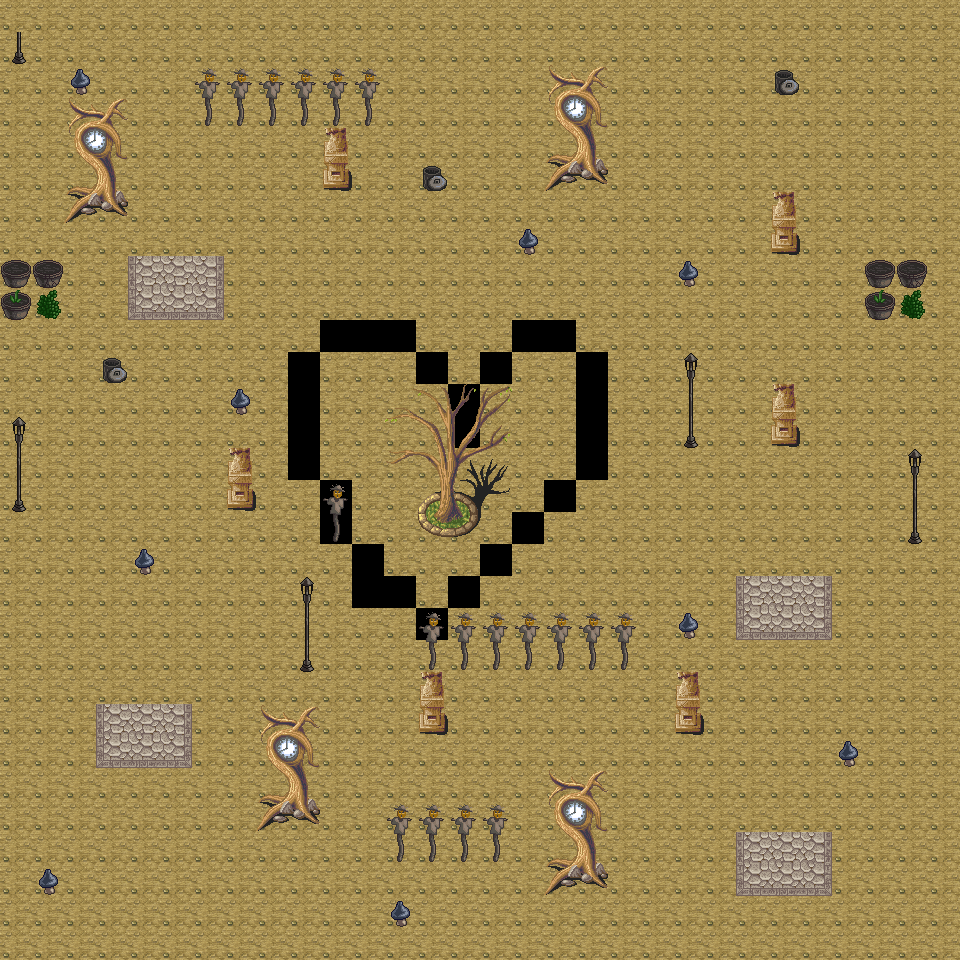

This is a level from a 2D game, rendered from its Tiled map with the project's own tilesets. A one-line summary and the complete map file follow:
An orthogonal 30x30 tile map with 32x32 px tiles, 3 tile layers (Calque 1, Calque 2, Calque 3).

<map version="1.4" tiledversion="1.4.3" orientation="orthogonal" renderorder="right-down" width="30" height="30" tilewidth="32" tileheight="32" infinite="0" nextlayerid="4" nextobjectid="1">
 <tileset firstgid="1" source="../tilesets/hyptosis_tile-art-batch-5.tsx" />
 <layer id="1" name="Calque 1" width="30" height="30">
  <data encoding="csv">
2,2,2,2,2,2,2,2,2,2,2,2,2,2,2,2,2,2,2,2,2,2,2,2,2,2,2,2,2,2,
2,2,2,2,2,2,2,2,2,2,2,2,2,2,2,2,2,2,2,2,2,2,2,2,2,2,2,2,2,2,
2,2,2,2,2,2,2,2,2,2,2,2,2,2,2,2,2,2,2,2,2,2,2,2,2,2,2,2,2,2,
2,2,2,2,2,2,2,2,2,2,2,2,2,2,2,2,2,2,2,2,2,2,2,2,2,2,2,2,2,2,
2,2,2,2,2,2,2,2,2,2,2,2,2,2,2,2,2,2,2,2,2,2,2,2,2,2,2,2,2,2,
2,2,2,2,2,2,2,2,2,2,2,2,2,2,2,2,2,2,2,2,2,2,2,2,2,2,2,2,2,2,
2,2,2,2,2,2,2,2,2,2,2,2,2,2,2,2,2,2,2,2,2,2,2,2,2,2,2,2,2,2,
2,2,2,2,2,2,2,2,2,2,2,2,2,2,2,2,2,2,2,2,2,2,2,2,2,2,2,2,2,2,
2,2,2,2,5,6,7,2,2,2,2,2,2,2,2,2,2,2,2,2,2,2,2,2,2,2,2,2,2,2,
2,2,2,2,35,36,37,2,2,2,2,2,2,2,2,2,2,2,2,2,2,2,2,2,2,2,2,2,2,2,
2,2,2,2,2,2,2,2,2,2,1,1,1,2,2,2,1,1,2,2,2,2,2,2,2,2,2,2,2,2,
2,2,2,2,2,2,2,2,2,1,2,2,2,1,2,1,2,2,1,2,2,2,2,2,2,2,2,2,2,2,
2,2,2,2,2,2,2,2,2,1,2,2,2,2,1,2,2,2,1,2,2,2,2,2,2,2,2,2,2,2,
2,2,2,2,2,2,2,2,2,1,2,2,2,2,1,2,2,2,1,2,2,2,2,2,2,2,2,2,2,2,
2,2,2,2,2,2,2,2,2,1,2,2,2,2,2,2,2,2,1,2,2,2,2,2,2,2,2,2,2,2,
2,2,2,2,2,2,2,2,2,2,1,2,2,2,2,2,2,1,2,2,2,2,2,2,2,2,2,2,2,2,
2,2,2,2,2,2,2,2,2,2,1,2,2,2,2,2,1,2,2,2,2,2,2,2,2,2,2,2,2,2,
2,2,2,2,2,2,2,2,2,2,2,1,2,2,2,1,2,2,2,2,2,2,2,2,2,2,2,2,2,2,
2,2,2,2,2,2,2,2,2,2,2,1,1,2,1,2,2,2,2,2,2,2,2,5,6,7,2,2,2,2,
2,2,2,2,2,2,2,2,2,2,2,2,2,1,2,2,2,2,2,2,2,2,2,35,36,37,2,2,2,2,
2,2,2,2,2,2,2,2,2,2,2,2,2,2,2,2,2,2,2,2,2,2,2,2,2,2,2,2,2,2,
2,2,2,2,2,2,2,2,2,2,2,2,2,2,2,2,2,2,2,2,2,2,2,2,2,2,2,2,2,2,
2,2,2,5,6,7,2,2,2,2,2,2,2,2,2,2,2,2,2,2,2,2,2,2,2,2,2,2,2,2,
2,2,2,35,36,37,2,2,2,2,2,2,2,2,2,2,2,2,2,2,2,2,2,2,2,2,2,2,2,2,
2,2,2,2,2,2,2,2,2,2,2,2,2,2,2,2,2,2,2,2,2,2,2,2,2,2,2,2,2,2,
2,2,2,2,2,2,2,2,2,2,2,2,2,2,2,2,2,2,2,2,2,2,2,2,2,2,2,2,2,2,
2,2,2,2,2,2,2,2,2,2,2,2,2,2,2,2,2,2,2,2,2,2,2,5,6,7,2,2,2,2,
2,2,2,2,2,2,2,2,2,2,2,2,2,2,2,2,2,2,2,2,2,2,2,35,36,37,2,2,2,2,
2,2,2,2,2,2,2,2,2,2,2,2,2,2,2,2,2,2,2,2,2,2,2,2,2,2,2,2,2,2,
2,2,2,2,2,2,2,2,2,2,2,2,2,2,2,2,2,2,2,2,2,2,2,2,2,2,2,2,2,2
</data>
 </layer>
 <layer id="2" name="Calque 2" width="30" height="30">
  <data encoding="csv">
0,0,0,0,0,0,0,0,0,0,0,0,0,0,0,0,0,0,0,0,0,0,0,0,0,0,0,0,0,0,
500,0,0,0,0,0,0,0,0,0,0,0,0,0,0,0,0,0,0,0,0,0,0,0,0,0,0,0,0,0,
0,94,259,0,0,0,528,528,528,528,528,528,0,0,0,0,0,157,158,0,0,0,0,0,257,0,0,0,0,0,
0,0,157,158,0,0,558,558,558,558,558,558,0,0,0,0,0,187,188,0,0,0,0,0,0,0,0,0,0,0,
0,0,187,188,0,0,0,0,0,0,216,0,0,0,0,0,0,217,218,0,0,0,0,0,0,0,0,0,0,0,
0,0,217,218,0,0,0,0,0,0,246,0,0,257,0,0,0,247,248,0,0,0,0,0,0,394,0,0,0,0,
0,0,247,248,0,0,0,0,0,0,0,0,0,0,0,0,0,0,0,0,0,0,0,0,216,0,0,0,0,0,
0,0,0,0,0,0,0,0,0,0,0,0,0,0,0,0,259,0,0,0,0,0,0,0,246,0,0,0,0,0,
525,526,0,0,0,0,0,0,0,0,0,0,0,0,0,0,0,0,0,0,0,259,0,0,0,0,0,525,526,0,
555,556,0,0,0,0,0,0,0,0,0,0,0,0,0,0,0,0,0,0,0,0,0,0,0,0,0,555,556,0,
0,0,0,0,0,0,0,0,0,0,0,0,0,0,0,0,0,0,0,0,0,0,0,0,0,0,0,0,0,0,
0,0,0,257,0,0,0,0,0,0,0,0,0,0,0,0,0,0,0,0,0,440,0,0,0,0,0,0,0,0,
0,0,0,0,0,0,0,259,0,0,0,0,129,130,131,132,0,0,0,0,0,470,0,0,216,0,0,0,0,0,
440,0,0,0,0,0,0,0,0,0,0,0,159,160,161,162,0,0,0,0,0,500,0,0,246,0,0,0,0,0,
470,0,0,0,0,0,0,216,0,0,0,0,189,190,191,192,0,0,0,0,0,0,0,0,0,0,0,0,440,0,
500,0,0,0,0,0,0,246,0,0,528,0,219,220,221,222,0,0,0,0,0,0,0,0,0,0,0,0,470,0,
0,0,0,0,0,0,0,0,0,0,558,0,249,250,251,252,0,0,0,0,0,0,0,0,0,0,0,0,500,0,
0,0,0,0,259,0,0,0,0,0,0,0,0,0,0,0,0,0,0,0,0,0,0,0,0,0,0,0,0,0,
0,0,0,0,0,0,0,0,0,440,0,0,0,0,0,0,0,0,0,0,0,0,0,0,0,0,0,0,0,0,
0,0,0,0,0,0,0,0,0,470,0,0,0,528,528,528,528,528,528,528,0,259,0,0,0,0,0,0,0,0,
0,0,0,0,0,0,0,0,0,500,0,0,0,558,558,558,558,558,558,558,0,0,0,0,0,0,0,0,0,0,
0,0,0,0,0,0,0,0,0,0,0,0,0,216,0,0,0,0,0,0,0,216,0,0,0,0,0,0,0,0,
0,0,0,0,0,0,0,0,157,158,0,0,0,246,0,0,0,0,0,0,0,246,0,0,0,0,0,0,0,0,
0,0,0,0,0,0,0,0,187,188,0,0,0,0,0,0,0,0,0,0,0,0,0,0,0,0,259,0,0,0,
0,0,0,0,0,0,0,0,217,218,0,0,0,0,0,0,0,157,158,0,0,0,0,0,0,0,0,0,0,0,
0,0,0,0,0,0,0,0,247,248,0,0,528,528,528,528,0,187,188,0,0,0,0,0,0,0,0,0,0,0,
0,0,0,0,0,0,0,0,0,0,0,0,558,558,558,558,0,217,218,0,0,0,0,0,0,0,0,0,0,0,
0,259,0,0,0,0,0,0,0,0,0,0,0,0,0,0,0,247,248,0,0,0,0,0,0,0,0,0,0,0,
0,0,0,0,0,0,0,0,0,0,0,0,259,0,0,0,0,0,0,0,0,0,0,0,0,0,0,0,0,0,
0,0,0,0,0,0,0,0,0,0,0,0,0,0,0,0,0,0,0,0,0,0,0,0,0,0,0,0,0,0
</data>
 </layer>
 <layer id="3" name="Calque 3" width="30" height="30">
  <data encoding="csv">
0,0,0,0,0,0,0,0,0,0,0,0,0,0,0,0,0,0,0,0,0,0,0,0,0,0,0,0,0,0,
0,0,0,0,0,0,0,0,0,0,0,0,0,0,0,0,0,0,0,0,0,0,0,0,0,0,0,0,0,0,
0,0,0,0,0,0,0,0,0,0,0,0,0,0,0,0,0,0,0,0,0,0,0,0,0,0,0,0,0,0,
0,0,0,0,0,0,0,0,0,0,0,0,0,0,0,0,0,0,0,0,0,0,0,0,0,0,0,0,0,0,
0,0,0,0,0,0,0,0,0,0,0,0,0,0,0,0,0,0,0,0,0,0,0,0,0,0,0,0,0,0,
0,0,0,0,0,0,0,0,0,0,0,0,0,0,0,0,0,0,0,0,0,0,0,0,0,0,0,0,0,0,
0,0,0,0,0,0,0,0,0,0,0,0,0,0,0,0,0,0,0,0,0,0,0,0,0,0,0,0,0,0,
0,0,0,0,0,0,0,0,0,0,0,0,0,0,0,0,0,0,0,0,0,0,0,0,0,0,0,0,0,0,
0,0,0,0,0,0,0,0,0,0,0,0,0,0,0,0,0,0,0,0,0,0,0,0,0,0,0,0,0,0,
0,0,0,0,0,0,0,0,0,0,0,0,0,0,0,0,0,0,0,0,0,0,0,0,0,0,0,0,0,0,
0,0,0,0,0,0,0,0,0,0,0,0,0,0,0,0,0,0,0,0,0,0,0,0,0,0,0,0,0,0,
0,0,0,0,0,0,0,0,0,0,0,0,0,0,0,0,0,0,0,0,0,0,0,0,0,0,0,0,0,0,
0,0,0,0,0,0,0,0,0,0,0,0,0,0,0,0,0,0,0,0,0,0,0,0,0,0,0,0,0,0,
0,0,0,0,0,0,0,0,0,0,0,0,0,0,0,0,0,0,0,0,0,0,0,0,0,0,0,0,0,0,
0,0,0,0,0,0,0,0,0,0,0,0,0,0,0,0,0,0,0,0,0,0,0,0,0,0,0,0,0,0,
0,0,0,0,0,0,0,0,0,0,0,0,0,0,0,0,0,0,0,0,0,0,0,0,0,0,0,0,0,0,
0,0,0,0,0,0,0,0,0,0,0,0,0,0,0,0,0,0,0,0,0,0,0,0,0,0,0,0,0,0,
0,0,0,0,0,0,0,0,0,0,0,0,0,0,0,0,0,0,0,0,0,0,0,0,0,0,0,0,0,0,
0,0,0,0,0,0,0,0,0,0,0,0,0,0,0,0,0,0,0,0,0,0,0,0,0,0,0,0,0,0,
0,0,0,0,0,0,0,0,0,0,0,0,0,0,0,0,0,0,0,0,0,0,0,0,0,0,0,0,0,0,
0,0,0,0,0,0,0,0,0,0,0,0,0,0,0,0,0,0,0,0,0,0,0,0,0,0,0,0,0,0,
0,0,0,0,0,0,0,0,0,0,0,0,0,0,0,0,0,0,0,0,0,0,0,0,0,0,0,0,0,0,
0,0,0,0,0,0,0,0,0,0,0,0,0,0,0,0,0,0,0,0,0,0,0,0,0,0,0,0,0,0,
0,0,0,0,0,0,0,0,0,0,0,0,0,0,0,0,0,0,0,0,0,0,0,0,0,0,0,0,0,0,
0,0,0,0,0,0,0,0,0,0,0,0,0,0,0,0,0,0,0,0,0,0,0,0,0,0,0,0,0,0,
0,0,0,0,0,0,0,0,0,0,0,0,0,0,0,0,0,0,0,0,0,0,0,0,0,0,0,0,0,0,
0,0,0,0,0,0,0,0,0,0,0,0,0,0,0,0,0,0,0,0,0,0,0,0,0,0,0,0,0,0,
0,0,0,0,0,0,0,0,0,0,0,0,0,0,0,0,0,0,0,0,0,0,0,0,0,0,0,0,0,0,
0,0,0,0,0,0,0,0,0,0,0,0,0,0,0,0,0,0,0,0,0,0,0,0,0,0,0,0,0,0,
0,0,0,0,0,0,0,0,0,0,0,0,0,0,0,0,0,0,0,0,0,0,0,0,0,0,0,0,0,0
</data>
 </layer>
</map>
